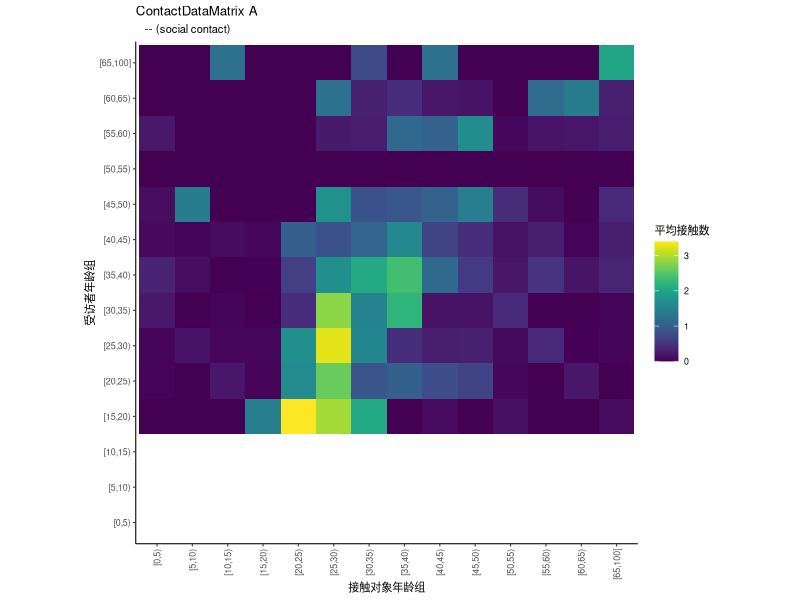
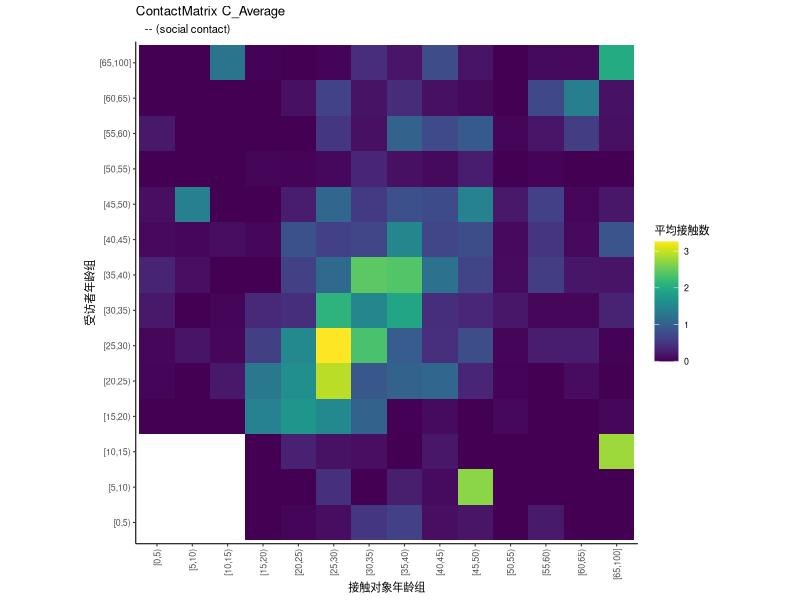
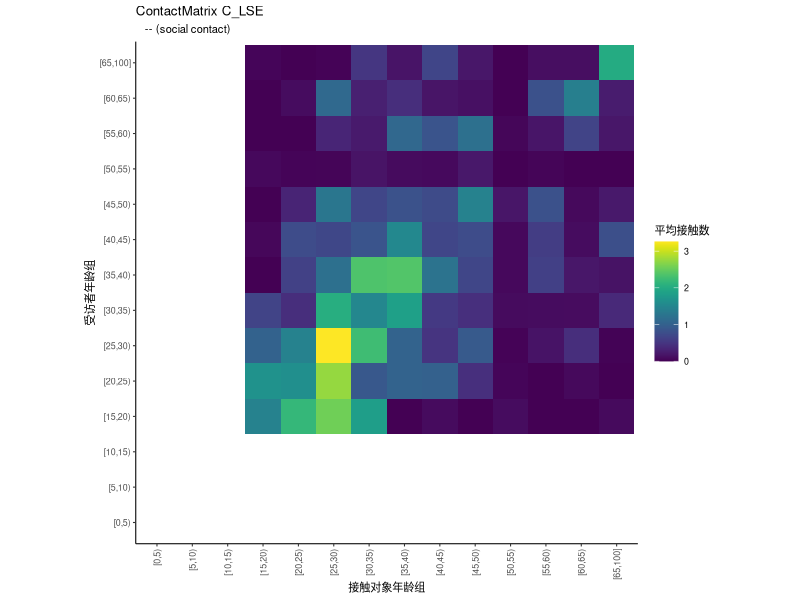
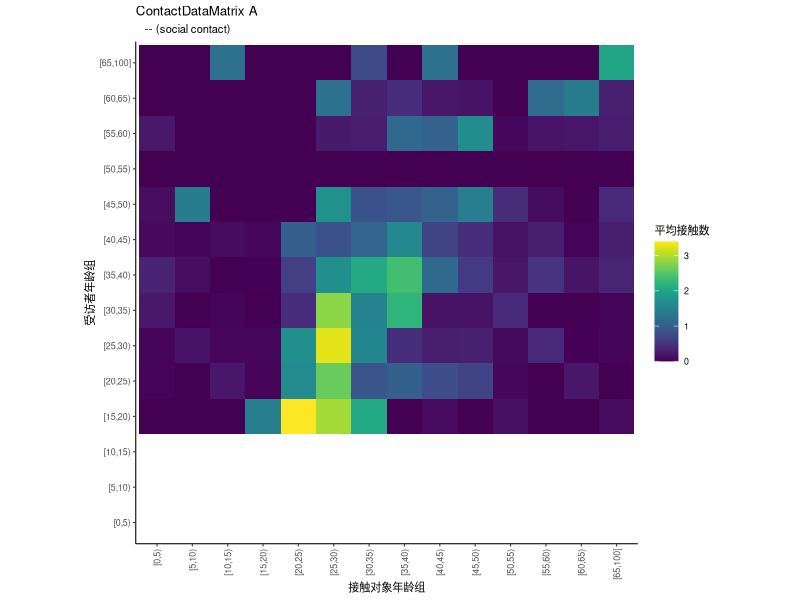
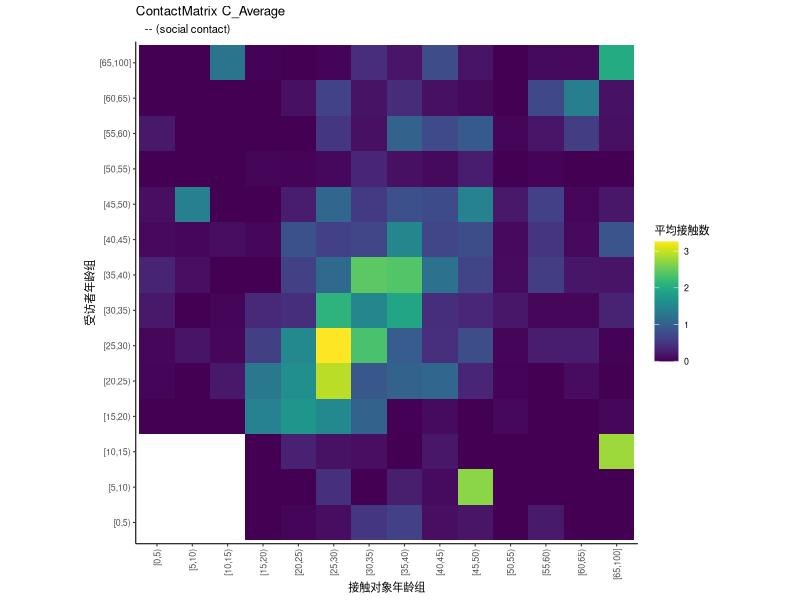
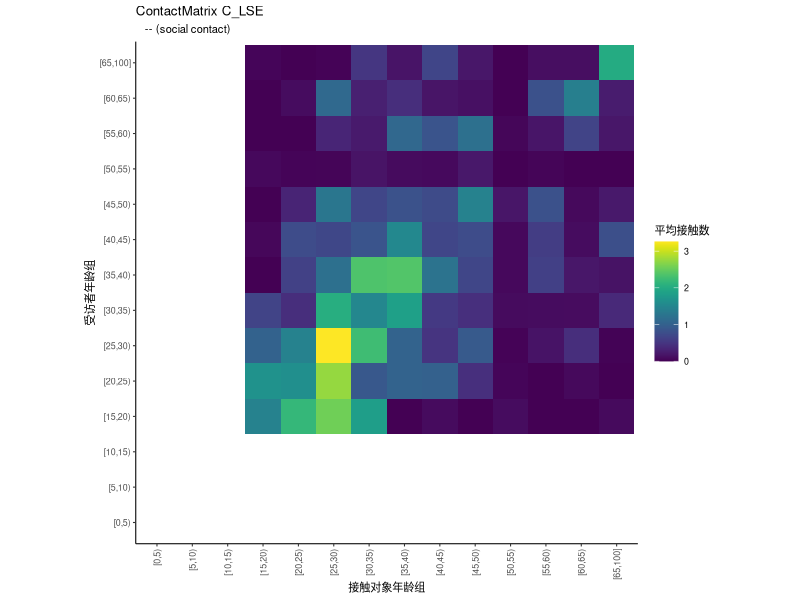

Source code (R) for these figures, in order:
###### 工作目录 ######
setwd("...")

######  读入问卷数据  #######
library("openxlsx")

df_sc <- openxlsx::read.xlsx("contact-sc.xlsx") 

## ----------------------------------------------------------------------------------
######  1 数据整理  ######
## 将年龄组标识改为编号
library(dplyr) # %>%
library(forcats) # fct_relevel
library(stringr)
recode_my_df <- function(df){
  df_recode <- df %>%
    mutate(
      res_age = case_when(res_age == "15-19" ~ 4,  # "[15,20)"
                          res_age == "20-24" ~ 5,  # "[20,25)"
                          res_age == "25-29" ~ 6,  # "[25,30)"
                          res_age == "30-34" ~ 7,  # "[30,35)"
                          res_age == "35-39" ~ 8,  # "[35,40)"
                          res_age == "40-44" ~ 9,  # "[40,45)"
                          res_age == "45-49" ~ 10,  # "[45,50)"
                          res_age == "50-51" ~ 11,  # "[50,55)"
                          res_age == "55-59" ~ 12,  # "[55,60)"
                          res_age == "60-64" ~ 13,  # "[60,65)"
                          res_age == "≥65" ~ 14),  # "[65,100]"
      
      cont_age = case_when(cont_age == "0-4" ~ 1,     # "[0,5)"
                           cont_age == "5-9" ~ 2,     # "[5,10)" 
                           cont_age == "10-14" ~ 3,   # "[10,15)"
                           cont_age == "15-19" ~ 4,   # "[15,20)"
                           cont_age == "20-24" ~ 5,   # "[20,25)"
                           cont_age == "25-29" ~ 6,   # "[25,30)"
                           cont_age == "30-34" ~ 7,   # "[30,35)"
                           cont_age == "35-39" ~ 8,   # "[35,40)"
                           cont_age == "40-44" ~ 9,   # "[40,45)"
                           cont_age == "45-49" ~ 10,  # "[45,50)"
                           cont_age == "50-54" ~ 11,  # "[50,55)"
                           cont_age == "55-59" ~ 12,  # "[55,60)"
                           cont_age == "60-64" ~ 13,  # "[60,65)"
                           cont_age == "≥65" ~ 14)  # "[65,100]"
    )
  return(df_recode)
}

df_recode_sc <- recode_my_df(df_sc)



## ----------------------------------------------------------------------------------
######  2 计算矩阵A(the Contact Data Matrix)  ######
##### 2.1 计算矩阵A #####
## 矩阵说明
# contactDataMatrix(i,j)：由i组个体报告的与j组成员的日均接触数
# INPUT:
# num_res_i : m*1 cell array of caseCount in each groups
# [caseAge, contactAge] : m*2 matrix of n-th (caseAge, contactAge) pairs
# agePartition : (n+1) * 1 vector, partitioned population by n age groups

# OUTPUT: 
# the Contact Data Matrix —— A


## 数据矩阵建立
computeContactDataMatrix <- function(df_recode){
  ## 预设年龄组数为14
  groupCount <- 14
  
  ## 创建空矩阵（初始化）
  A <- matrix(0,groupCount,groupCount)
  
  ## 计算出每一个年龄组的受访者人数
  # 建立一个无重复的简单数据框
  uniqueID <- unique(df_recode$ID)
  idxID <- c()
  for(i in 1:length(uniqueID)){
    idxID <- c(idxID,which(df_recode$ID == uniqueID[i])[1])
  }
  df_unique <- df_recode[idxID,c("ID","w_res","res_age")]
  
  num_res_i <- aggregate(df_unique$w_res, 
                         by = list(type=df_unique$res_age),
                         sum)
  
  ## 计算出i组受访者与j组被接触者总数
  num_contact_ij <- aggregate(df_recode$w_cont*df_recode$w_res, 
                              by = list(df_recode$res_age, df_recode$cont_age),
                              sum)
  
  ## 按行添加数据对(caseAge, contactAge)至contactDataMatrix——A
  for (i in 4:groupCount){
    for (j in 1:groupCount){
      if((i %in% num_contact_ij$Group.1) & (j %in% num_contact_ij$Group.2[which(i == num_contact_ij$Group.1)])){
        A[i,j] <- num_contact_ij$x[(num_contact_ij$Group.1 == i) & (num_contact_ij$Group.2 == j)] / num_res_i$x[num_res_i$type == i]
        # A[j,i] <- num_contact_ij$x[(num_contact_ij$Group.1 == i) & (num_contact_ij$Group.2 == j)] / num_res_i$x[num_res_i$type == i]
        
      }
    }
  }
  
  # 无1~3组受访者
  A[1:3,] = NA
  
  return(A)
}

A_sc <- computeContactDataMatrix(df_recode_sc)

## 保存数据集
# write.xlsx(data.frame(A_sc),"ContactDataMatrix_A_sc.xlsx")



##### 2.2 绘制热图FUN #####
## 基础设置
ageLabels <- c("[0,5)"  ,"[5,10)" ,"[10,15)","[15,20)","[20,25)",
               "[25,30)","[30,35)","[35,40)","[40,45)","[45,50)",
               "[50,55)","[55,60)","[60,65)","[65,100]")
ylabel <- "受访者年龄组"
xlabel <- "接触对象年龄组"


## 加载包
library(reshape2)   #生成绘制热图所需的数据形式
library(ggplot2)   #绘图


## 热图绘制函数
matrixplot <- function(matrix,ageLabels,mytitle,mysubtitle) {
  # matrix[is.na(matrix)] <- 0
  melted_contactDataMatrix <- melt(matrix)
  for (i in 1:length(ageLabels)) { 
    for (j in 1:2){
      melted_contactDataMatrix[which(melted_contactDataMatrix[,j] == i),j] = ageLabels[i]
    }}
  names(melted_contactDataMatrix) <- c("agegroupi", "agegroupj", "ContactCount")
  
  orderAge <- factor(1:length(ageLabels), labels = ageLabels)
  melted_contactDataMatrix$agegroupi <- factor( melted_contactDataMatrix$agegroupi,
                                                levels = levels(orderAge))
  melted_contactDataMatrix$agegroupj <- factor( melted_contactDataMatrix$agegroupj,
                                                levels = levels(orderAge))
  maxContact <- ceiling(max(matrix))
  
  ## 绘制热图  注意区分标签
  heatplot <- ggplot(data = melted_contactDataMatrix, aes(agegroupi, y=agegroupj, fill=ContactCount)) + 
    geom_tile() +
    theme_classic(base_size = 8) +
    theme(axis.text.x=element_text(angle=90,hjust=1, vjust=.5)) +
    coord_equal() +
    xlab(xlabel) +
    ylab(ylabel) +
    labs(
      title = mytitle,
      subtitle = mysubtitle
    ) + 
    viridis::scale_fill_viridis(option = "viridis",name="平均接触数", limits=c(0,maxContact), na.value = "white")
  
  return(heatplot)
}


##### 2.3 绘制热图——A矩阵 #####
##  绘制Matrix A的图片
A_scHeatmap <- matrixplot(t(A_sc),ageLabels,"ContactDataMatrix A","   -- (social contact)")

## 输出图片
A_scHeatmap

## 保存图片
ggsave(A_scHeatmap, 
       file = "ContactDataMatrix A（social）.png", 
       width = 10, height = 9, units = "cm", dpi = 1000)




## ----------------------------------------------------------------------------------
######  3 计算矩阵C(the Contact Matrix)  ######
##### 3.1 M1: 计算矩阵C——简单平均 #####
## 读入人口数据
agePopulation <- openxlsx::read.xlsx("AgePopulation.xlsx", sheet=1)


#### 3.1.1 M1: 简单平均计算 ####
estimateCM_Average <- function(A,N){
  # A: contactDataMatrix
  # N: agePopulation
  
  groupCount <- nrow(A)   # 14组
  C <- A  #初始化
  
  for (i in 4:(groupCount-1)) {
    for (j in (i+1):groupCount) {
      C[i,j] <- (A[i,j] * N[i] + N[j] * A[j,i]) / (2* N[i])
      C[j,i] <- N[i] / N[j] * C[i,j]
    }
  }
  
  for (i in 1:3) {
    for (j in (i+1):groupCount) {
      C[i,j] <- N[j] * A[j,i] / N[i]
    }
  }
  
  return(C)
}



#### 3.1.2 绘制热图——C矩阵 ####
C_Average_sc <- estimateCM_Average(A_sc,agePopulation$num)
C_Average_scHeatmap <- matrixplot(t(C_Average_sc),ageLabels,"ContactMatrix C_Average","   -- (social contact)")


## 输出图片
C_Average_scHeatmap


## 保存图片
ggsave(C_Average_scHeatmap, 
       file = "ContactMatrix C_Average（social）.png", 
       width = 10, height = 9, units = "cm", dpi = 1000)

## 保存数据集
# write.xlsx(data.frame(C_Average_sc),"ContactMatrix_C_Average_sc.xlsx")




##### 3.2  M2:计算矩阵C——LSE #####
#### 3.2.1 M2: LSE计算 ####
#获得C_LSE，绘制LSE估计的热图
##使用LSE计算矩阵
estimateCM_LSE <- function(A, N){
  # A: contactDataMatrix
  # N: agePopulation
  groupCount <- nrow(A)
  C_LSE <- A
  
  for (i in 1:(groupCount-1)) {
    for (j in (i+1):groupCount) {
      C_LSE[i,j] <- (A[i,j] + N[i]/N[j] * A[j,i]) / (1 + N[i]^2 / N[j]^2)
      C_LSE[j,i] <- N[i] / N[j] *  C_LSE[i,j]
    }
  }
  return(C_LSE)
}


#### 3.2.2 绘制热图——C矩阵 ####
## 获得C_LSE，绘制热图
C_LSE_sc <- estimateCM_LSE(A_sc,agePopulation$num)
C_LSE_scHeatmap <- matrixplot(t(C_LSE_sc),ageLabels,"ContactMatrix C_LSE","   -- (social contact)")


## 输出图片
C_LSE_scHeatmap

## 保存图片
ggsave(C_LSE_scHeatmap, 
       file = "ContactMatrix C_LSE（social）.png", 
       width = 10, height = 9, units = "cm", dpi = 1000)

## 保存数据集
# write.xlsx(data.frame(C_LSE_sc),"ContactMatrix_C_LSE_sc.xlsx")




